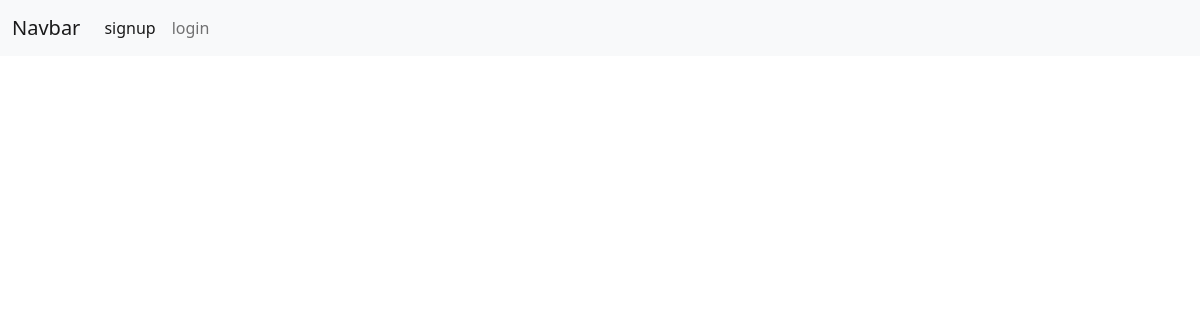
Page /blog/ on the earlier database version.
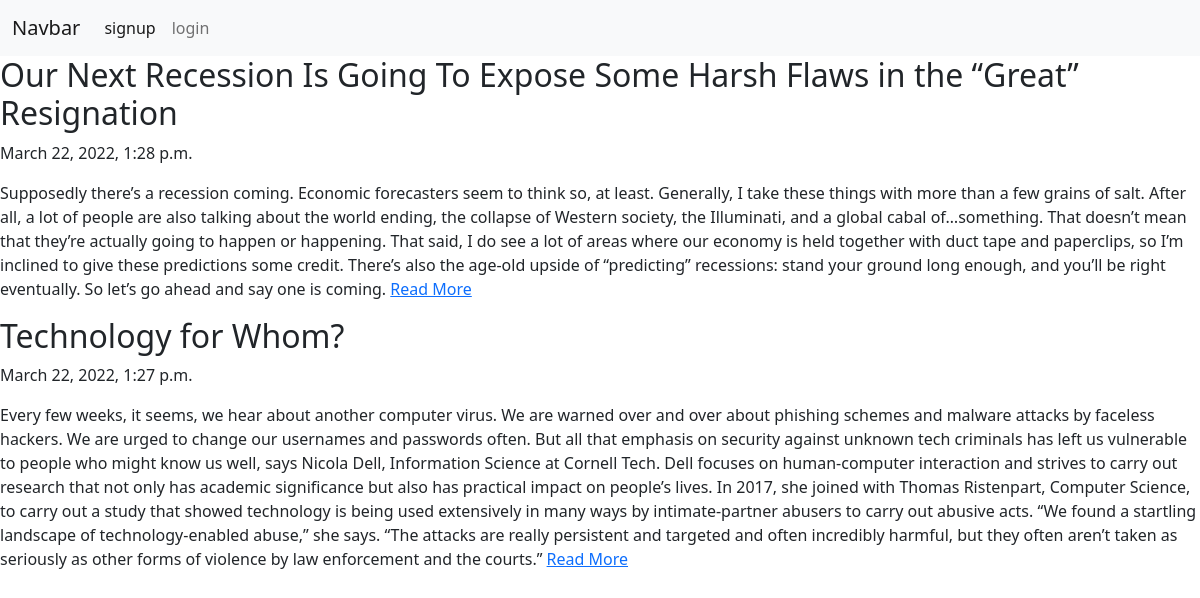
Same page on the later database version.
### appBlog/models.py (models this page shows, shortened)
class Blog(models.Model):
    user = models.ForeignKey(User, on_delete=models.CASCADE, related_name='Blog_post')
    blog_title = models.CharField(max_length=200, blank=False, null=False)
    slug = models.SlugField(unique=True)
    blog_content = models.TextField(blank=False, null=False)
    blog_images = models.ImageField(upload_to='blog_images')
    publish_date = models.DateTimeField(auto_now_add=True)
    update_date = models.DateTimeField(auto_now=True)
    class Meta:
        ordering =['-publish_date']

### appBlog/views.py (the view)
# urls.py: path('',views.BlogList.as_view(),name='blog'),
class BlogList(ListView):
    context_object_name = 'blogs'
    model = Blog
    template_name = 'app_blog/blog.html'

### templates/app_blog/blog.html (shortened to what this page needs)
{% extends 'base.html' %}
{% block content%}
    {% for blog in blogs %}
        <h2>{{blog.blog_title}}</h2>
        <p>{{blog.publish_date}}</p>
        <p>{{blog.blog_content}} <a href="page_details/{{blog.slug}}">Read More</a></p>
    {% endfor%}
{% endblock content%}

Differences in the rows shown:
added Blog: blog_title "Our Next Recession Is Going To Expose Some Harsh Flaws in the “Great” Resignation", publish_date "March 22, 2022, 1:28 p.m.", blog_content "Supposedly there’s a recession coming. Economic forecasters seem to think so, at least. Generally, I take these things with more than a few grains of salt. After all, a lot of people are also talking about the world ending, the collapse of Western society, the Illuminati, and a global cabal of…something. That doesn’t mean that they’re actually going to happen or happening. That said, I do see a lot of areas where our economy is held together with duct tape and paperclips, so I’m inclined to give these predictions some credit. There’s also the age-old upside of “predicting” recessions: stand your ground long enough, and you’ll be right eventually. So let’s go ahead and say one is coming."
added Blog: blog_title "Technology for Whom?", publish_date "March 22, 2022, 1:27 p.m.", blog_content "Every few weeks, it seems, we hear about another computer virus. We are warned over and over about phishing schemes and malware attacks by faceless hackers. We are urged to change our usernames and passwords often. But all that emphasis on security against unknown tech criminals has left us vulnerable to people who might know us well, says Nicola Dell, Information Science at Cornell Tech. Dell focuses on human-computer interaction and strives to carry out research that not only has academic significance but also has practical impact on people’s lives. In 2017, she joined with Thomas Ristenpart, Computer Science, to carry out a study that showed technology is being used extensively in many…"
